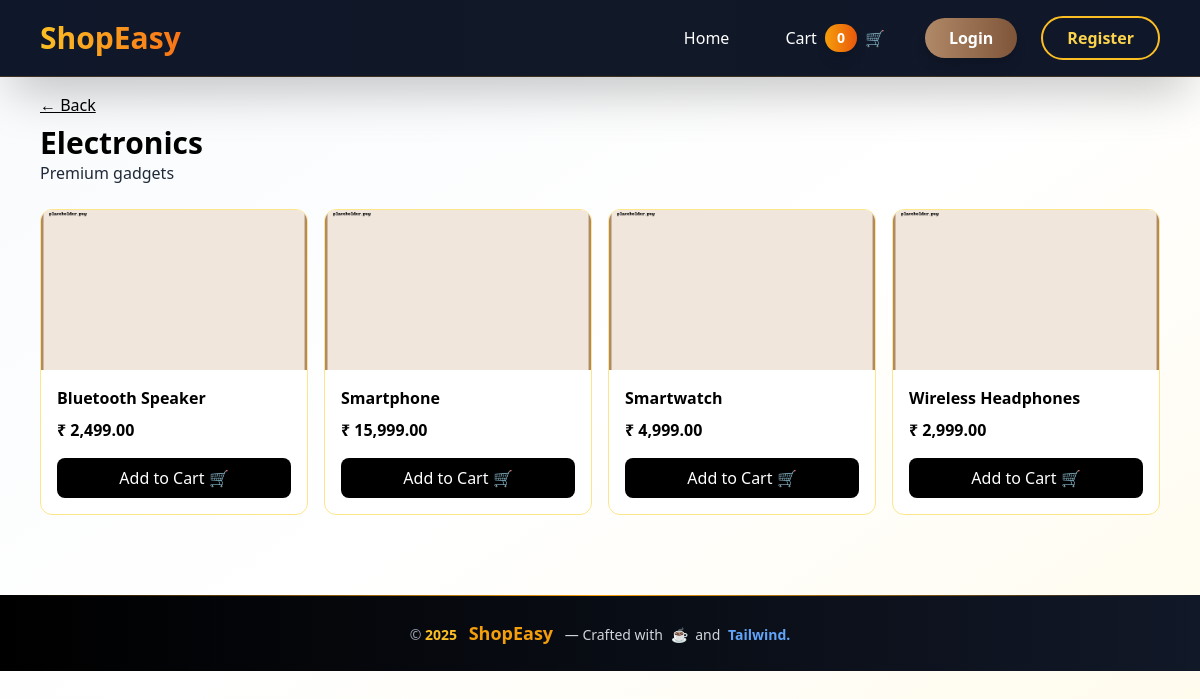
/category.php?id=1, run on the app's committed database.
### tables this page shows
CREATE TABLE IF NOT EXISTS `categories` (
  `id` INT AUTO_INCREMENT PRIMARY KEY,
  `name` VARCHAR(100) NOT NULL,
  `description` TEXT NULL,
  UNIQUE KEY `uniq_cat_name` (`name`)
);

CREATE TABLE IF NOT EXISTS `products` (
  `id` INT AUTO_INCREMENT PRIMARY KEY,
  `category_id` INT NOT NULL,
  `name` VARCHAR(150) NOT NULL,
  `price` DECIMAL(10,2) NOT NULL,
  `image` VARCHAR(255) NULL,
  `description` TEXT NULL,
  CONSTRAINT `fk_prod_cat` FOREIGN KEY (`category_id`) REFERENCES `categories`(`id`) ON DELETE CASCADE,
  UNIQUE KEY `uniq_cat_name_in_products` (`category_id`,`name`)
);

### functions.php (called while the page is built, shortened)
<?php
function is_logged_in(){ return isset($_SESSION['user']); }
function format_money($n){ return '₹ '.number_format((float)$n,2); }
function cart_count(){ $c=0; if(!empty($_SESSION['cart'])){ foreach($_SESSION['cart'] as $q){ $c+=$q; } } return $c; }
?>

### config.php (called while the page is built, shortened)
<?php
function e($s){ return htmlspecialchars($s ?? '', ENT_QUOTES, 'UTF-8'); }
?>

### category.php (the view, shortened to what this page needs)
<?php include 'partials_header.php';
$id = (int)($_GET['id'] ?? 0);
$cat = $conn->query("SELECT * FROM categories WHERE id=$id")->fetch_assoc();
$prods = $conn->query("SELECT * FROM products WHERE category_id=$id LIMIT 4");
?>
<a href="index.php" class="text-black underline hover:text-amber-700">← Back</a>
<h1 class="text-3xl font-bold text-black mt-2"><?php echo e($cat['name'] ?? 'Category'); ?></h1>
<p class="text-gray-800"><?php echo e($cat['description'] ?? ''); ?></p>
<div class="grid grid-cols-1 sm:grid-cols-2 md:grid-cols-4 gap-4 mt-6">
  <?php while($p=$prods->fetch_assoc()): ?>
    <div class="group bg-white border border-amber-200 rounded-xl overflow-hidden card-tilt hover:shadow-neon">
      <a href="product.php?id=<?php echo $p['id']; ?>">
        <img src="assets/images/<?php echo e($p['image']); ?>" class="w-full h-40 object-cover bg-amber-50" alt="">
        <div class="p-4">
          <h3 class="font-semibold text-black group-hover:underline"><?php echo e($p['name']); ?></h3>
          <p class="mt-2 font-bold text-black"><?php echo format_money($p['price']); ?></p>
        </div>
      </a>
      <form method="post" action="cart.php" class="p-4 pt-0">
        <button class="relative btn-ripple w-full bg-black text-white py-2 rounded-lg hover:shadow-neon transition">Add to Cart 🛒</button>
      </form>
    </div>
  <?php endwhile; ?>
</div>
<?php include 'partials_footer.php'; ?>

### partials_header.php (shortened to what this page needs)
<?php require_once __DIR__.'/config.php'; require_once __DIR__.'/functions.php'; ?>
<!doctype html>
<html>
<head>
  <script src="https://cdn.tailwindcss.com"></script>
  <link rel="stylesheet" href="/shopping_portal/assets/css/style.css"/>
</head>
<body class="min-h-screen bg-gradient-to-br from-slate-50 via-white to-amber-50 text-gray-800">
  <header class="bg-gradient-to-r from-slate-900 via-gray-900 to-slate-900 text-white sticky top-0 z-40 shadow-2xl backdrop-blur border-b border-amber-500/20">
    <div class="max-w-6xl mx-auto flex items-center justify-between p-4">
      <a href="/index.php" class="text-3xl font-black bg-gradient-to-r from-amber-400 to-orange-500 bg-clip-text text-transparent hover:scale-105 transition-transform duration-300">ShopEasy</a>
      <nav class="space-x-6 hidden sm:flex items-center">
        <a href="/index.php" class="px-4 py-2 rounded-full hover:bg-white/10 transition-all duration-300 font-medium">Home</a>
        <a href="/cart.php" class="px-4 py-2 rounded-full hover:bg-white/10 transition-all duration-300 font-medium flex items-center gap-2">Cart <span class='cart-count px-3 py-1 rounded-full bg-gradient-to-r from-amber-500 to-orange-600 text-white text-sm font-bold shadow-lg animate-pulse'><?php echo cart_count(); ?></span> 🛒</a>
        <?php if(is_logged_in()): ?>
          <span class="px-4 py-2 bg-gradient-to-r from-emerald-600/20 to-green-600/20 rounded-full border border-emerald-400/30 text-emerald-300 font-medium">Hi, <?php echo e($_SESSION['user']['name']); ?> 👋</span>
          <?php if(!is_admin()): ?><a href="/my_orders.php" class="px-4 py-2 rounded-full hover:bg-blue-600/20 border border-blue-400/30 transition-all duration-300 text-blue-300 font-medium">My Orders</a><?php endif; ?>
          <?php if(is_admin()): ?><a href="/admin/dashboard.php" class="px-4 py-2 rounded-full hover:bg-purple-600/20 border border-purple-400/30 transition-all duration-300 text-purple-300 font-bold">Admin ⚡</a><?php endif; ?>
          <a href="/logout.php" class="px-4 py-2 rounded-full hover:bg-red-600/20 border border-red-400/30 transition-all duration-300 text-red-300 font-medium">Logout</a>
        <?php else: ?>
          <a href="/login.php" class="px-6 py-2 rounded-full bg-gradient-to-r from-brand to-brand-dark hover:from-brand-dark hover:to-brand text-white font-bold transition-all duration-300 shadow-lg hover:shadow-neon">Login</a>
          <a href="/register.php" class="px-6 py-2 rounded-full border-2 border-amber-400 hover:bg-amber-400/10 text-amber-300 font-bold transition-all duration-300">Register</a>
        <?php endif; ?>
      </nav>
    </div>
  </header>
  <main class="max-w-6xl mx-auto p-4">

### partials_footer.php
</main>
  <footer class="mt-16 bg-gradient-to-r from-black to-gray-900 text-white relative">
    <div class="absolute top-0 w-full h-px bg-gradient-to-r from-transparent via-amber-500 to-transparent"></div>
    <div class="max-w-6xl mx-auto p-6 text-center text-sm">
      <p class="hover:translate-y-[-2px] transition-transform duration-300">
        <span class="text-gray-400">&copy;</span>
        <span class="text-amber-400 font-semibold"><?php echo date('Y'); ?></span>
        <span class="text-amber-500 font-bold text-lg mx-2">ShopEasy</span>
        <span class="text-gray-300">— Crafted with</span>
        <span class="text-amber-500 animate-pulse mx-1">☕</span>
        <span class="text-gray-300">and</span>
        <span class="text-blue-400 font-semibold ml-1">Tailwind.</span>
      </p>
    </div>
  </footer>
</body>
</html>

### assets/css/style.css (style rules this page uses)
.card-tilt { transition: transform .2s ease, box-shadow .2s ease; }
.btn-ripple { position: relative; overflow: hidden; }

### data on the page
categories: name "Electronics", description "Premium gadgets"
products: image (placeholder picture), name "Bluetooth Speaker", price "₹ 2,499.00"
products: image (placeholder picture), name "Smartphone", price "₹ 15,999.00"
products: image (placeholder picture), name "Smartwatch", price "₹ 4,999.00"
products: image (placeholder picture), name "Wireless Headphones", price "₹ 2,999.00"

### other printed values
cart_count() "0"
